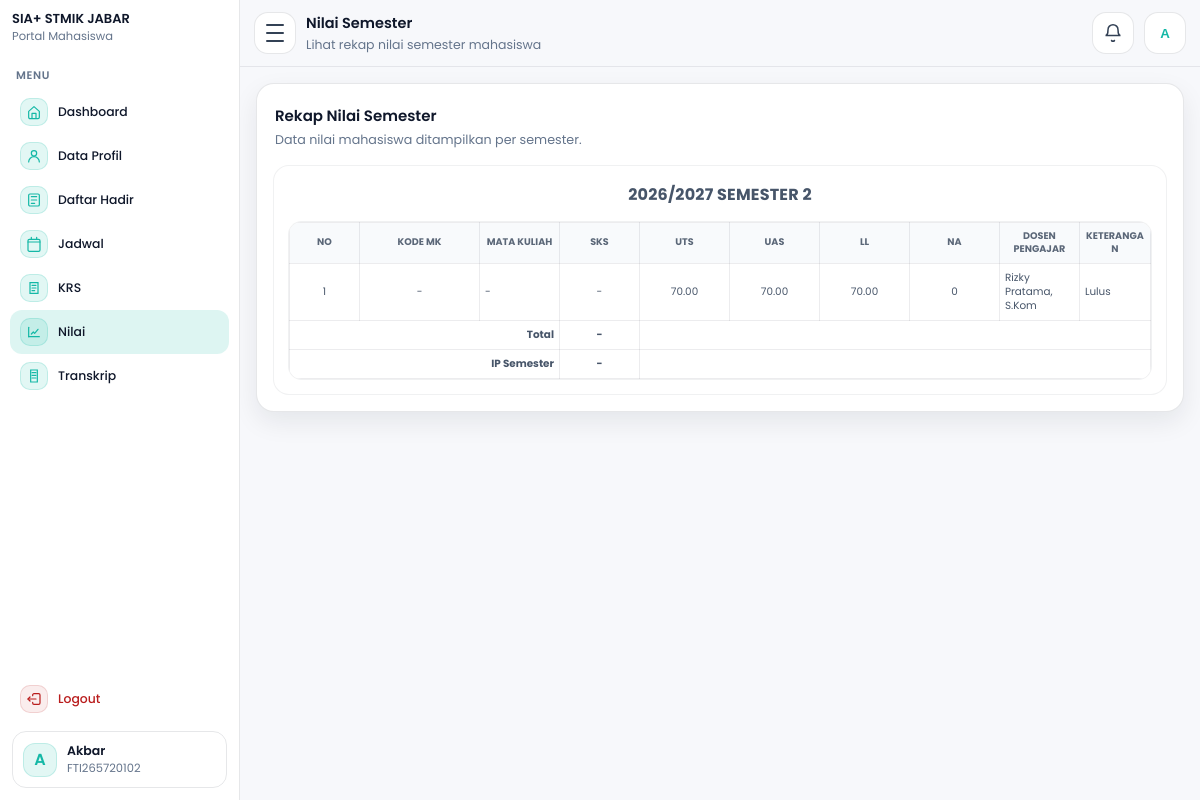
The page /mahasiswa/nilai.php (signed in) on the database its author committed.
### tables this page shows
CREATE TABLE `mahasiswa` (
  `id_mahasiswa` int NOT NULL,
  `tanggal_registrasi` date NOT NULL,
  `periode_pendaftaran` varchar(60) NOT NULL,
  `jenis_pendaftaran` varchar(60) NOT NULL,
  `jalur_pendaftaran` varchar(60) DEFAULT NULL,
  `program_studi` varchar(100) NOT NULL,
  `kelas` varchar(30) NOT NULL,
  `nim` varchar(30) NOT NULL,
  `jalur_keuangan` varchar(100) NOT NULL,
  `nama_mahasiswa` varchar(150) NOT NULL,
  `tempat_lahir` varchar(100) NOT NULL,
  `tanggal_lahir` date NOT NULL,
  `jenis_kelamin` varchar(20) NOT NULL,
  `golongan_darah` varchar(5) DEFAULT NULL,
  `agama` varchar(30) NOT NULL,
  `ukuran_seragam` varchar(10) NOT NULL,
  `nik` varchar(30) DEFAULT NULL,
  `nisn` varchar(30) DEFAULT NULL,
  `npwp` varchar(30) DEFAULT NULL,
  `kewarganegaraan` enum('WNI','WNA') DEFAULT NULL,
  `provinsi` varchar(100) DEFAULT NULL,
  `kab_kota` varchar(100) DEFAULT NULL,
  `kecamatan` varchar(100) DEFAULT NULL,
  `kelurahan` varchar(100) DEFAULT NULL,
  `jalan` varchar(200) DEFAULT NULL,
  `dusun` varchar(100) DEFAULT NULL,
  `rt` varchar(10) DEFAULT NULL,
  `rw` varchar(10) DEFAULT NULL,
  `kode_pos` varchar(10) DEFAULT NULL,
  `jenis_tinggal` varchar(50) DEFAULT NULL,
  `alat_transportasi` varchar(50) DEFAULT NULL,
  `telepon` varchar(30) DEFAULT NULL,
  `hp` varchar(30) DEFAULT NULL,
  `email` varchar(120) DEFAULT NULL,
  `penerima_kps` enum('Ya','Tidak') DEFAULT NULL,
  `no_kps` varchar(50) DEFAULT NULL,
  `nama_ayah` varchar(150) DEFAULT NULL,
  `tanggal_lahir_ayah` date DEFAULT NULL,
  `pendidikan_ayah` varchar(80) DEFAULT NULL,
  `pekerjaan_ayah` varchar(80) DEFAULT NULL,
  `penghasilan_ayah` varchar(80) DEFAULT NULL,
  `nama_ibu` varchar(150) DEFAULT NULL,
  `tanggal_lahir_ibu` date DEFAULT NULL,
  `pendidikan_ibu` varchar(80) DEFAULT NULL,
  `pekerjaan_ibu` varchar(80) DEFAULT NULL,
  `penghasilan_ibu` varchar(80) DEFAULT NULL,
  `nama_wali` varchar(150) DEFAULT NULL,
  `tanggal_lahir_wali` date DEFAULT NULL,
  `pendidikan_wali` varchar(80) DEFAULT NULL,
  `pekerjaan_wali` varchar(80) DEFAULT NULL,
  `penghasilan_wali` varchar(80) DEFAULT NULL,
  `asal_sekolah` varchar(150) DEFAULT NULL,
  `no_ijazah` varchar(80) DEFAULT NULL,
  `alamat_sekolah` varchar(255) DEFAULT NULL,
  `kodepos_sekolah` varchar(10) DEFAULT NULL,
  `email_sekolah` varchar(120) DEFAULT NULL,
  `telepon_sekolah` varchar(30) DEFAULT NULL,
  `website_sekolah` varchar(120) DEFAULT NULL,
  `asal_jurusan` varchar(120) DEFAULT NULL,
  `sks_diakui` int DEFAULT NULL,
  `asal_perguruan_tinggi` varchar(150) DEFAULT NULL,
  `asal_program_studi` varchar(150) DEFAULT NULL,
  `akun_dicetak` tinyint(1) NOT NULL DEFAULT '0',
  `akun_dicetak_pada` timestamp NULL DEFAULT NULL,
  `id_user` int DEFAULT NULL,
  `dibuat_pada` timestamp NULL DEFAULT CURRENT_TIMESTAMP,
  `diubah_pada` timestamp NULL DEFAULT NULL ON UPDATE CURRENT_TIMESTAMP
);

CREATE TABLE `nilai_mahasiswa` (
  `id_nilai` int NOT NULL,
  `id_mahasiswa` int NOT NULL,
  `id_dosen` int DEFAULT NULL,
  `tahun_akademik` varchar(30) NOT NULL,
  `semester` enum('Ganjil','Genap') NOT NULL,
  `semester_angka` int DEFAULT NULL,
  `nama_mata_kuliah` varchar(150) DEFAULT NULL,
  `nama_dosen_manual` varchar(150) DEFAULT NULL,
  `tugas` decimal(5,2) DEFAULT NULL,
  `uts` decimal(5,2) DEFAULT NULL,
  `uas` decimal(5,2) DEFAULT NULL,
  `kehadiran` decimal(5,2) DEFAULT NULL,
  `nilai_akhir` decimal(5,2) DEFAULT NULL,
  `grade` varchar(5) DEFAULT NULL,
  `keterangan` varchar(100) DEFAULT NULL,
  `id_user_input` int DEFAULT NULL,
  `dibuat_pada` timestamp NULL DEFAULT CURRENT_TIMESTAMP,
  `diubah_pada` timestamp NULL DEFAULT NULL ON UPDATE CURRENT_TIMESTAMP
);

CREATE TABLE `dosen` (
  `id_dosen` int NOT NULL,
  `kode_dosen` varchar(30) NOT NULL,
  `nama_dosen` varchar(150) NOT NULL,
  `jenis_kelamin` enum('Laki-laki','Perempuan') NOT NULL,
  `email` varchar(120) NOT NULL,
  `program_studi` varchar(100) NOT NULL,
  `id_user` int DEFAULT NULL,
  `dibuat_pada` timestamp NULL DEFAULT CURRENT_TIMESTAMP,
  `diubah_pada` timestamp NULL DEFAULT NULL ON UPDATE CURRENT_TIMESTAMP
);

### mahasiswa/nilai.php (the view, shortened to what the rows shown need)
<?php
require_once __DIR__ . "/layout.php";
$nim  = $_SESSION['username'] ?? '';
$nama = $_SESSION['nama'] ?? 'Mahasiswa';
$is_blocked = false;
$blocked_msg = "";
$m = [
  'id_mahasiswa'     => 0,
  'nim'              => $nim,
  'nama_mahasiswa'   => $nama,
  'program_studi'    => '-',
  'kelas'            => '-',
  'angkatan'         => '-',
  'status_mahasiswa' => 'AKTIF',
];
if ($nim !== '') {
  $sql = "SELECT id_mahasiswa, nim, nama_mahasiswa, program_studi, kelas, tanggal_registrasi
          FROM mahasiswa
          WHERE nim=?
          LIMIT 1";
  $st = $conn->prepare($sql);
  if ($st) {
    $st->bind_param("s", $nim);
    $st->execute();
    $rs = $st->get_result();
    if ($rs && ($row = $rs->fetch_assoc())) {
      $m['id_mahasiswa']   = (int)($row['id_mahasiswa'] ?? 0);
      $m['nim']            = $row['nim'] ?? $m['nim'];
      $m['nama_mahasiswa'] = $row['nama_mahasiswa'] ?? $m['nama_mahasiswa'];
      $m['program_studi']  = $row['program_studi'] ?? $m['program_studi'];
      $m['kelas']          = $row['kelas'] ?? $m['kelas'];
      if (!empty($row['tanggal_registrasi'])) {
        $m['angkatan'] = date("Y", strtotime($row['tanggal_registrasi']));
      }
    }
  }
}
function semesterNumberLabel($semester)
{
  $s = strtolower(trim((string)$semester));
  if ($s === 'genap') return 'Semester 2';
  return 'Semester 1';
}
$nilaiRows = [];
if ($m['id_mahasiswa'] > 0) {
  $sqlNilai = "
    SELECT
      n.id_nilai,
      n.tahun_akademik,
      n.semester,
      n.tugas,
      n.uts,
      n.uas,
      n.kehadiran,
      n.nilai_akhir,
      n.grade,
      n.keterangan,
      d.nama_dosen,
      d.kode_dosen
    FROM nilai_mahasiswa n
    LEFT JOIN dosen d ON d.id_dosen = n.id_dosen
    WHERE n.id_mahasiswa = ?
    ORDER BY n.tahun_akademik DESC,
             FIELD(LOWER(n.semester), 'genap', 'ganjil'),
             n.id_nilai ASC
  ";
  $stNilai = $conn->prepare($sqlNilai);
  if ($stNilai) {
    $stNilai->bind_param("i", $m['id_mahasiswa']);
    $stNilai->execute();
    $rsNilai = $stNilai->get_result();
    if ($rsNilai) {
      while ($row = $rsNilai->fetch_assoc()) {
        $nilaiRows[] = $row;
      }
    }
  }
}
$semesterGroups = [];
foreach ($nilaiRows as $row) {
  $tahun = trim((string)($row['tahun_akademik'] ?? ''));
  $semester = trim((string)($row['semester'] ?? ''));
  $key = $tahun . '|' . $semester;
  if (!isset($semesterGroups[$key])) {
    $semesterGroups[$key] = [
      'tahun_akademik' => $tahun,
      'semester'       => $semester,
      'semester_label' => semesterNumberLabel($semester),
      'rows'           => [],
      'total_sks'      => 0,
      'ip_semester'    => '-',
    ];
  }
  $semesterGroups[$key]['rows'][] = $row;
}
$semesterPerPage = 1;
$groupList = array_values($semesterGroups);
$page = max(1, (int)($_GET['page'] ?? 1));
$offset = ($page - 1) * $semesterPerPage;
$semesterPageItems = array_slice($groupList, $offset, $semesterPerPage);
renderMahasiswaLayoutStart([
  "title"       => "Mahasiswa - Nilai Semester",
  "page_title"  => "Nilai Semester",
  "page_sub"    => "Lihat rekap nilai semester mahasiswa",
  "menu"        => "nilai",
  "nama_tampil" => $m['nama_mahasiswa'],
  "username"    => $m['nim'],
  "assetsBase"  => "..",
  "basePath"    => "",
  "is_blocked"  => $is_blocked,
  "blocked_msg" => $blocked_msg,
]);
?>
<link rel="stylesheet" href="../css/css_mahasiswa/nilai.css?v=5">
<section class="nilai-page"
         id="nilaiPage"
         data-api="api_akun.php?action=status"
         data-blocked-msg="<?= e($blocked_msg ?: 'Akun kamu dinonaktifkan oleh admin. Silakan hubungi pihak kampus.') ?>">
  <div class="nilai-card">
    <?php foreach ($semesterPageItems as $group): ?>
      <div class="nilai-box">
        <div class="nilai-semester-title">
          <?= e($group['tahun_akademik']) ?> <?= e($group['semester_label']) ?>
        </div>
        <div class="nilai-table-shell">
          <div class="nilai-table-wrap">
            <table class="nilai-table">
              <thead>
                <tr>
                  <th style="width:70px;">No</th>
                  <th style="width:120px;">Kode MK</th>
                  <th style="min-width:220px;">Mata Kuliah</th>
                  <th style="width:80px;">SKS</th>
                  <th style="width:90px;">UTS</th>
                  <th style="width:90px;">UAS</th>
                  <th style="width:90px;">LL</th>
                  <th style="width:90px;">NA</th>
                  <th style="min-width:220px;">Dosen Pengajar</th>
                  <th style="min-width:140px;">Keterangan</th>
                </tr>
              </thead>
              <tbody>
                <?php if (!empty($group['rows'])): ?>
                  <?php
                  $no = 1;
                  $totalSks = 0;
                  foreach ($group['rows'] as $row):
                    $kodeMk = '-';
                    $mataKuliah = '-';
                    $sks = '-';
                    $uts = number_format((float)($row['uts'] ?? 0), 2);
                    $uas = number_format((float)($row['uas'] ?? 0), 2);
                    $ll  = number_format((float)($row['tugas'] ?? 0), 2);
                    $na  = trim((string)($row['grade'] ?? '-'));
                    $dosen = trim((string)($row['nama_dosen'] ?? ''));
                    $ket = trim((string)($row['keterangan'] ?? ''));
                  ?>
                    <tr>
                      <td class="center"><?= $no++; ?></td>
                      <td><?= e($kodeMk); ?></td>
                      <td class="left"><?= e($mataKuliah); ?></td>
                      <td class="center"><?= e($sks); ?></td>
                      <td class="center"><?= e($uts); ?></td>
                      <td class="center"><?= e($uas); ?></td>
                      <td class="center"><?= e($ll); ?></td>
                      <td class="center"><?= e($na !== '' ? $na : '-'); ?></td>
                      <td class="left"><?= e($dosen !== '' ? $dosen : '-'); ?></td>
                      <td><?= e($ket !== '' ? $ket : '-'); ?></td>
                    </tr>
                  <?php endforeach; ?>
                  <tr class="summary-row">
                    <td colspan="3" class="right strong">Total</td>
                    <td class="center strong"><?= e($totalSks > 0 ? $totalSks : '-') ?></td>
                    <td colspan="6"></td>
                  </tr>
                  <tr class="summary-row">
                    <td colspan="3" class="right strong">IP Semester</td>
                    <td class="center strong">-</td>
                    <td colspan="6"></td>
                  </tr>
                <?php endif; ?>
              </tbody>
            </table>
          </div>
        </div>
      </div>
    <?php endforeach; ?>
  </div>
</section>
<?php
renderMahasiswaLayoutEnd([
  "assetsBase" => ".."
]);
?>

### mahasiswa/layout.php (shortened to what the rows shown need)
<?php
function e($s){ return htmlspecialchars((string)$s, ENT_QUOTES, 'UTF-8'); }
function initials($name){
  $name = trim((string)$name);
  $parts = preg_split('/\s+/', $name);
  $a = strtoupper(substr($parts[0] ?? 'M', 0, 1));
  $b = strtoupper(substr($parts[1] ?? '', 0, 1));
  return $a . ($b ?: '');
}
function renderMahasiswaLayoutStart(array $opt = []){
  $nama_tampil = $opt['nama_tampil'] ?? ($_SESSION['nama'] ?? 'Mahasiswa');
  $username    = $opt['username'] ?? ($_SESSION['username'] ?? '');
  $assetsBase  = $opt['assetsBase'] ?? '..';
  $toastType = '';
  $toastMsg  = '';
  if (!empty($_SESSION['flash_success'])) {
    $toastType = 'success';
    $toastMsg  = (string)$_SESSION['flash_success'];
  } elseif (!empty($_SESSION['flash_error'])) {
    $toastType = 'error';
    $toastMsg  = (string)$_SESSION['flash_error'];
    unset($_SESSION['flash_error']);
  }
  $is_blocked  = !empty($opt['is_blocked']);
  $blocked_msg = $opt['blocked_msg'] ?? '';
  $ava = initials($nama_tampil);
  ?>
<!doctype html>
<html lang="id">
<head>
  <link rel="stylesheet" href="<?= e($assetsBase) ?>/css/css_mahasiswa/dashboard.css">
</head>
<body>
<div id="app" class="app"
     data-toast-type="<?= e($toastType) ?>"
     data-toast-msg="<?= e($toastMsg) ?>"
     data-login="<?= e($_GET['login'] ?? '') ?>"
     data-account-blocked="<?= $is_blocked ? '1' : '0' ?>"
     data-blocked-msg="<?= e($blocked_msg) ?>">
  <aside class="sidebar" aria-label="Sidebar Mahasiswa">
    <nav class="nav" id="nav">
      <div class="nav-bottom">
        <div class="who">
          <div class="who-ava"><?= e($ava) ?></div>
          <div class="who-txt">
            <div class="who-name"><?= e($nama_tampil) ?></div>
            <div class="who-role"><?= e($username) ?></div>
          </div>
        </div>
      </div>
    </nav>
  </aside>
  <main class="main">
    <header class="topbar">
      <div class="top-actions">
        <div class="profile drop" id="profileWrap">
          <button class="miniava" id="btnProfile" aria-label="Profil" type="button"><?= e($ava) ?></button>
        </div>
      </div>
    </header>
    <section class="content">
<?php
}
function renderMahasiswaLayoutEnd(array $opt = []){
  ?>
    </section>
  </main>
</div>
</body>
</html>
<?php
}

### rows shown on the page
mahasiswa: nama_mahasiswa "A", nama_mahasiswa "Akbar", nim "FTI265720102"
nilai_mahasiswa: tahun_akademik "2026/2027", semester_label "SEMESTER 2", kodeMk "-", mataKuliah "-", sks "-", uts "70.00", uas "70.00", tugas "70.00", grade "0", id_dosen.nama_dosen "Rizky Pratama, S.Kom", keterangan "Lulus", totalSks "-"

### other values the page prints
$page_title "Nilai Semester"
$page_sub "Lihat rekap nilai semester mahasiswa"
